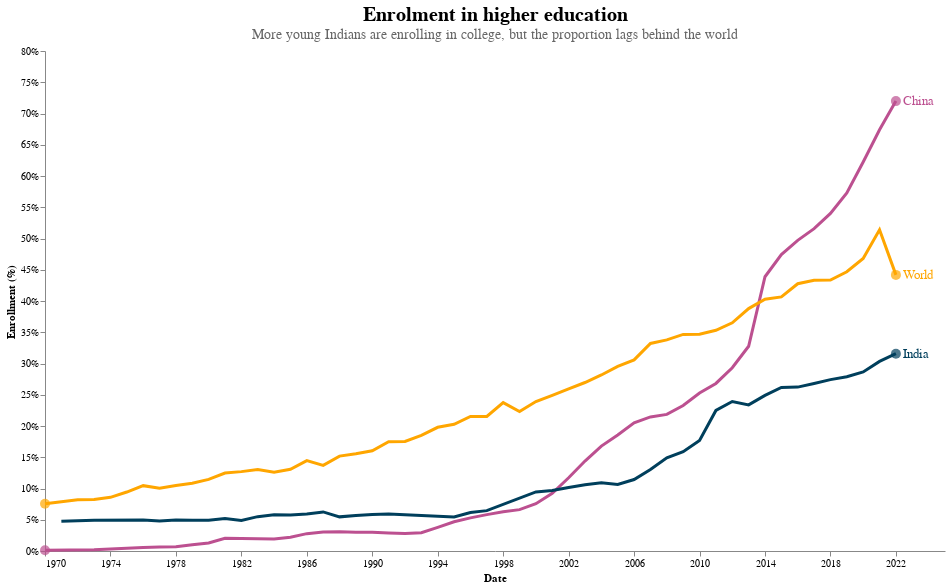

Notebook source saved alongside this figure:
### Code cell
# Rename columns for clarity
df.columns = ['Country_code', 'Year', 'Enrollment']

# Remove rows with missing enrollment data
df = df.dropna(subset=['Enrollment'])

# Calculate World average by grouping by Year
world_avg = df.groupby('Year')['Enrollment'].mean().reset_index()
world_avg['Country_code'] = 'World'

# Filter for specific countries you want to display
countries_to_plot = ['India', 'China']  # Add other countries as needed
df_countries = df[df['Country_code'].isin(countries_to_plot)].copy()

# Combine country data with world average
df_combined = pd.concat([df_countries, world_avg], ignore_index=True)

# Sort by country and year
df_combined = df_combined.sort_values(['Country_code', 'Year'])

# Get year range
min_year = int(df_combined['Year'].min())
max_year = int(df_combined['Year'].max())

# Create two range sliders - one for start year and one for end year
year_start = alt.param(
    name='year_start',
    value=min_year,
    bind=alt.binding_range(
        min=min_year,
        max=max_year,
        step=1,
        name='Start Year: '
    )
)

year_end = alt.param(
    name='year_end',
    value=max_year,
    bind=alt.binding_range(
        min=min_year,
        max=max_year,
        step=1,
        name='End Year: '
    )
)

# Define color scheme
color_scale = alt.Scale(
    domain=['India', 'China', 'World'],
    range=['#003f5c', '#bc5090', '#ffa600']
)

# Get unique years from the data for tick values
unique_years = sorted(df_combined['Year'].unique())

# Create the base chart
base = alt.Chart(df_combined).encode(
    x=alt.X('Year:Q', 
            title='Date',
            scale=alt.Scale(domain=[min_year, max_year]),
            axis=alt.Axis(format='d', grid=False, domain=True, ticks=True, values=unique_years)),
    y=alt.Y('Enrollment:Q', 
            title='Enrollment (%)',
            scale=alt.Scale(domain=[0, 80]),
            axis=alt.Axis(format='d', labelExpr='datum.value + "%"', grid=False, domain=True, ticks=True)),
    color=alt.Color('Country_code:N', 
                    scale=color_scale,
                    legend=None)
)

# Lines filtered by the year range
line = base.mark_line(size=3).transform_filter(
    (alt.datum.Year >= year_start) & (alt.datum.Year <= year_end)
)

# Points at the start and end of the range
points_start = base.mark_circle(size=100).transform_filter(
    alt.datum.Year == year_start
)

points_end = base.mark_circle(size=100).transform_filter(
    alt.datum.Year == year_end
)

# Get the last data point for each country to place labels
df_labels = df_combined.loc[df_combined.groupby('Country_code')['Year'].idxmax()]

# Text labels at the end of lines (right side)
labels = alt.Chart(df_labels).mark_text(
    align='left',
    dx=7,
    fontSize=13,
    fontWeight=400
).encode(
    x=alt.X('Year:Q'),
    y=alt.Y('Enrollment:Q'),
    text='Country_code:N',
    color=alt.Color('Country_code:N', 
                    scale=color_scale,
                    legend=None)
).transform_filter(
    alt.datum.Year == year_end
)

# Combine the chart
chart = (line + points_start + points_end + labels).add_params(
    year_start,
    year_end
).properties(
    width=900,
    height=500,
    title={
        'text': 'Enrolment in higher education',
        'subtitle': 'More young Indians are enrolling in college, but the proportion lags behind the world',
        'fontSize': 20,
        'subtitleFontSize': 14,
        'subtitleColor': '#666666',
    }
).configure_view(
    strokeWidth=0
).configure_axis(
    grid=False,
    domain=False,
    tickSize=5
)
chart

### Figure 1 — Vega-Lite specification as saved in the notebook (floating-point values rounded to 4 significant figures; data arrays with more than 128 entries replaced by an {"elided": "..."} marker saying what was removed)
{"config": {"view": {"continuousWidth": 300, "continuousHeight": 300, "strokeWidth": 0}, "axis": {"domain": false, "grid": false, "tickSize": 5}}, "layer": [{"mark": {"type": "line", "size": 3}, "encoding": {"color": {"field": "Country_code", "legend": null, "scale": {"domain": ["India", "China", "World"], "range": ["#003f5c", "#bc5090", "#ffa600"]}, "type": "nominal"}, "x": {"axis": {"domain": true, "format": "d", "grid": false, "ticks": true, "values": [1970.0, 1971.0, 1972.0, 1973.0, 1974.0, 1975.0, 1976.0, 1977.0, 1978.0, 1979.0, 1980.0, 1981.0, 1982.0, 1983.0, 1984.0, 1985.0, 1986.0, 1987.0, 1988.0, 1989.0, 1990.0, 1991.0, 1992.0, 1993.0, 1994.0, 1995.0, 1996.0, 1997.0, 1998.0, 1999.0, 2000.0, 2001.0, 2002.0, 2003.0, 2004.0, 2005.0, 2006.0, 2007.0, 2008.0, 2009.0, 2010.0, 2011.0, 2012.0, 2013.0, 2014.0, 2015.0, 2016.0, 2017.0, 2018.0, 2019.0, 2020.0, 2021.0, 2022.0]}, "field": "Year", "scale": {"domain": [1970, 2022]}, "title": "Date", "type": "quantitative"}, "y": {"axis": {"domain": true, "format": "d", "grid": false, "labelExpr": "datum.value + \"%\"", "ticks": true}, "field": "Enrollment", "scale": {"domain": [0, 80]}, "title": "Enrollment (%)", "type": "quantitative"}}, "transform": [{"filter": "((datum.Year >= year_start) && (datum.Year <= year_end))"}]}, {"mark": {"type": "circle", "size": 100}, "encoding": {"color": {"field": "Country_code", "legend": null, "scale": {"domain": ["India", "China", "World"], "range": ["#003f5c", "#bc5090", "#ffa600"]}, "type": "nominal"}, "x": {"axis": {"domain": true, "format": "d", "grid": false, "ticks": true, "values": [1970.0, 1971.0, 1972.0, 1973.0, 1974.0, 1975.0, 1976.0, 1977.0, 1978.0, 1979.0, 1980.0, 1981.0, 1982.0, 1983.0, 1984.0, 1985.0, 1986.0, 1987.0, 1988.0, 1989.0, 1990.0, 1991.0, 1992.0, 1993.0, 1994.0, 1995.0, 1996.0, 1997.0, 1998.0, 1999.0, 2000.0, 2001.0, 2002.0, 2003.0, 2004.0, 2005.0, 2006.0, 2007.0, 2008.0, 2009.0, 2010.0, 2011.0, 2012.0, 2013.0, 2014.0, 2015.0, 2016.0, 2017.0, 2018.0, 2019.0, 2020.0, 2021.0, 2022.0]}, "field": "Year", "scale": {"domain": [1970, 2022]}, "title": "Date", "type": "quantitative"}, "y": {"axis": {"domain": true, "format": "d", "grid": false, "labelExpr": "datum.value + \"%\"", "ticks": true}, "field": "Enrollment", "scale": {"domain": [0, 80]}, "title": "Enrollment (%)", "type": "quantitative"}}, "transform": [{"filter": "(datum.Year === year_start)"}]}, {"mark": {"type": "circle", "size": 100}, "encoding": {"color": {"field": "Country_code", "legend": null, "scale": {"domain": ["India", "China", "World"], "range": ["#003f5c", "#bc5090", "#ffa600"]}, "type": "nominal"}, "x": {"axis": {"domain": true, "format": "d", "grid": false, "ticks": true, "values": [1970.0, 1971.0, 1972.0, 1973.0, 1974.0, 1975.0, 1976.0, 1977.0, 1978.0, 1979.0, 1980.0, 1981.0, 1982.0, 1983.0, 1984.0, 1985.0, 1986.0, 1987.0, 1988.0, 1989.0, 1990.0, 1991.0, 1992.0, 1993.0, 1994.0, 1995.0, 1996.0, 1997.0, 1998.0, 1999.0, 2000.0, 2001.0, 2002.0, 2003.0, 2004.0, 2005.0, 2006.0, 2007.0, 2008.0, 2009.0, 2010.0, 2011.0, 2012.0, 2013.0, 2014.0, 2015.0, 2016.0, 2017.0, 2018.0, 2019.0, 2020.0, 2021.0, 2022.0]}, "field": "Year", "scale": {"domain": [1970, 2022]}, "title": "Date", "type": "quantitative"}, "y": {"axis": {"domain": true, "format": "d", "grid": false, "labelExpr": "datum.value + \"%\"", "ticks": true}, "field": "Enrollment", "scale": {"domain": [0, 80]}, "title": "Enrollment (%)", "type": "quantitative"}}, "transform": [{"filter": "(datum.Year === year_end)"}]}, {"data": {"name": "data-7dd28def072108fd87192b26fa317b4e"}, "mark": {"type": "text", "align": "left", "dx": 7, "fontSize": 13, "fontWeight": 400}, "encoding": {"color": {"field": "Country_code", "legend": null, "scale": {"domain": ["India", "China", "World"], "range": ["#003f5c", "#bc5090", "#ffa600"]}, "type": "nominal"}, "text": {"field": "Country_code", "type": "nominal"}, "x": {"field": "Year", "type": "quantitative"}, "y": {"field": "Enrollment", "type": "quantitative"}}, "transform": [{"filter": "(datum.Year === year_end)"}]}], "data": {"name": "data-ef2ea2830b8694584f10346890807d2e"}, "height": 500, "params": [{"name": "year_start", "bind": {"input": "range", "max": 2022, "min": 1970, "name": "Start Year: ", "step": 1}, "value": 1970}, {"name": "year_end", "bind": {"input": "range", "max": 2022, "min": 1970, "name": "End Year: ", "step": 1}, "value": 2022}], "title": {"text": "Enrolment in higher education", "subtitle": "More young Indians are enrolling in college, but the proportion lags behind the world", "fontSize": 20, "subtitleFontSize": 14, "subtitleColor": "#666666"}, "width": 900, "$schema": "https://vega.github.io/schema/vega-lite/v5.20.1.json", "datasets": {"data-ef2ea2830b8694584f10346890807d2e": {"elided": "146 records"}, "data-7dd28def072108fd87192b26fa317b4e": [{"Country_code": "China", "Year": 2022, "Enrollment": 71.98}, {"Country_code": "India", "Year": 2022, "Enrollment": 31.57}, {"Country_code": "World", "Year": 2022, "Enrollment": 44.18}]}}
